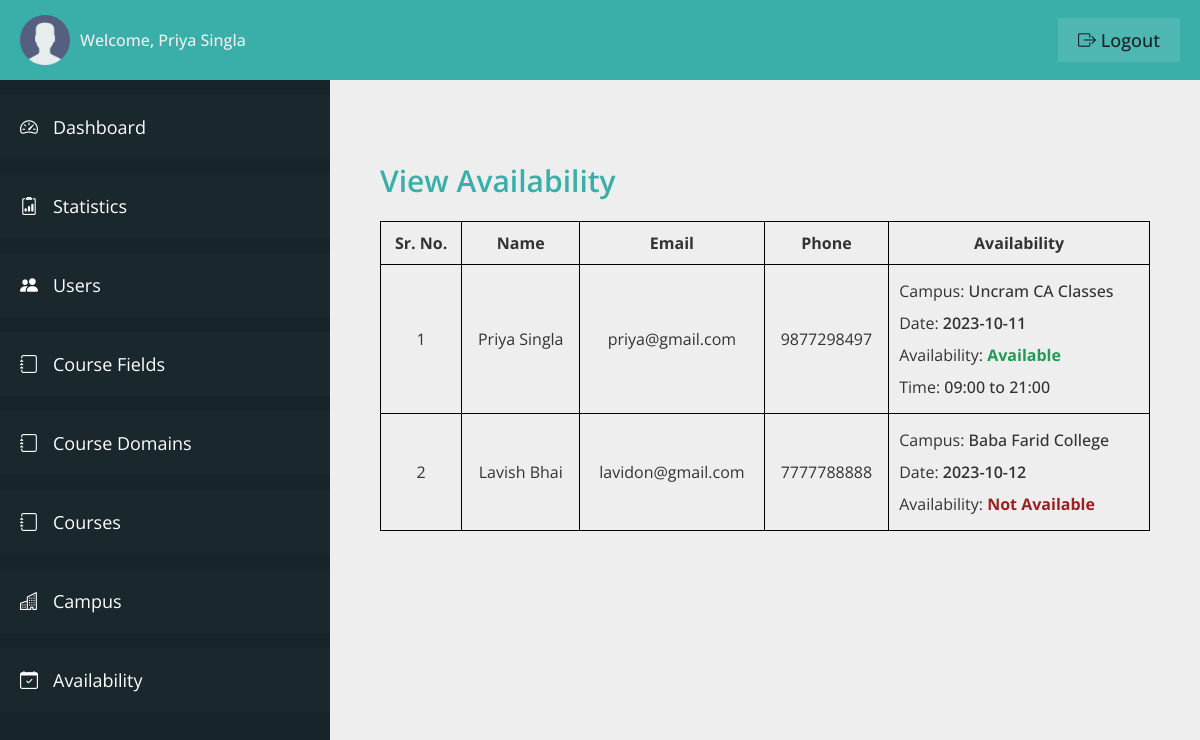
Page /admin/user-availability.php (signed in) on the committed database.
### tables this page shows
CREATE TABLE `admin_table` (
  `admin_id` int(11) NOT NULL,
  `admin_first_name` varchar(100) NOT NULL,
  `admin_last_name` varchar(100) NOT NULL,
  `admin_email` varchar(100) NOT NULL,
  `admin_password` varchar(100) NOT NULL
);

CREATE TABLE `user_table` (
  `user_id` int(11) NOT NULL,
  `user_firstname` varchar(100) NOT NULL,
  `user_lastname` varchar(100) NOT NULL,
  `user_type` varchar(20) NOT NULL,
  `user_email` varchar(100) NOT NULL,
  `user_phone` varchar(10) NOT NULL,
  `user_password` varchar(100) NOT NULL,
  `user_createdon` datetime NOT NULL DEFAULT current_timestamp()
);

CREATE TABLE `availability_table` (
  `availability_id` int(11) NOT NULL,
  `user_id` int(11) NOT NULL,
  `campus_name` varchar(100) NOT NULL,
  `availability_date` varchar(50) NOT NULL,
  `availability` varchar(50) NOT NULL,
  `time_from` varchar(50) NOT NULL,
  `time_to` varchar(50) NOT NULL,
  `added_on` datetime NOT NULL DEFAULT current_timestamp()
);

### admin/user-availability.php (the view, shortened to what this page needs)
<?php
include "../connection.php";
?>
<!DOCTYPE html>
<html lang="en">
<head>
    <link rel="stylesheet" href="css/style.css">
    <link rel="stylesheet" href="https://cdn.jsdelivr.net/npm/bootstrap-icons@1.11.0/font/bootstrap-icons.css">
</head>
<body>
    <div class="container">
        <header class="header">
            <div class="header__left">
                <img src="../img/user.png" class="admin__header-user" alt="Admin">
                <span class="header__admin-name">Welcome,
                    <?php
                    $q = "SELECT * FROM admin_table WHERE admin_id = '" . $_SESSION['adminIdVce'] . "'";
                    $r = mysqli_query($con, $q);
                    if (mysqli_num_rows($r) > 0) {
                        $row = mysqli_fetch_array($r);
                        echo $row['admin_first_name'] . ' ' . $row['admin_last_name'];
                    }
                    ?>
                </span>
            </div>
            <div class="header__right">
                <a href="logout.php" class="header__admin-logout"><i class="bi bi-box-arrow-right"></i> logout</a>
            </div>
        </header>
        <section class="sidebar">
            <ul class="sidebar__items">
                <a href="dashboard.php" class="sidebar__item-link">
                    <li class="sidebar__item">
                        <i class="bi bi-speedometer2"></i>
                        <span>Dashboard</span>
                    </li>
                </a>
                <a href="stats.php" class="sidebar__item-link">
                    <li class="sidebar__item">
                        <i class="bi bi-clipboard2-data"></i>
                        <span>Statistics</span>
                    </li>
                </a>
                <a href="users.php" class="sidebar__item-link">
                    <li class="sidebar__item">
                        <i class="bi bi-people-fill"></i>
                        <span>Users</span>
                    </li>
                </a>
                <a href="course-fields.php" class="sidebar__item-link">
                    <li class="sidebar__item">
                        <i class="bi bi-journal"></i>
                        <span>Course Fields</span>
                    </li>
                </a>
                <a href="course-domains.php" class="sidebar__item-link">
                    <li class="sidebar__item">
                        <i class="bi bi-journal"></i>
                        <span>Course Domains</span>
                    </li>
                </a>
                <a href="courses.php" class="sidebar__item-link">
                    <li class="sidebar__item">
                        <i class="bi bi-journal"></i>
                        <span>Courses</span>
                    </li>
                </a>
                <a href="campus.php" class="sidebar__item-link">
                    <li class="sidebar__item">
                        <i class="bi bi-buildings"></i>
                        <span>Campus</span>
                    </li>
                </a>
                <a href="user-availability.php" class="sidebar__item-link">
                    <li class="sidebar__item">
                        <i class="bi bi-calendar-check"></i>
                        <span>Availability</span>
                    </li>
                </a>
            </ul>
        </section>
        <main class="main__content">
            <h3 class="heading-3">View Availability</h3>
            <div class="table__container">
                <table class="table">
                    <thead>
                        <th>Sr. No.</th>
                        <th>Name</th>
                        <th>Email</th>
                        <th>Phone</th>
                        <th>Availability</th>
                    </thead>
                    <tbody>
                        <?php
                        $count = 0;
                        $select1 = "SELECT * FROM `availability_table`";
                        $query1 = mysqli_query($con, $select1);
                        if (mysqli_num_rows($query1) > 0) {
                            while ($row1 = mysqli_fetch_array($query1)) {
                                $count++;
                                $select2 = "SELECT * FROM `user_table` WHERE user_id = '" . $row1['user_id'] . "'";
                                $query2 = mysqli_query($con, $select2);
                                if (mysqli_num_rows($query2) > 0) {
                                    while ($row2 = mysqli_fetch_array($query2)) { ?>
                        <tr>
                            <td style="text-align:center;">
                                <?php echo $count; ?>
                            </td>
                            <td style="text-align:center;">
                                <?php echo $row2['user_firstname'] . " " . $row2['user_lastname']; ?>
                            </td>
                            <td style="text-align:center;">
                                <?php echo $row2['user_email']; ?>
                            </td>
                            <td style="text-align:center;">
                                <?php echo $row2['user_phone']; ?>
                            </td>
                            <td style="line-height:2;">
                                <p>Campus:
                                    <span style="font-weight:500;">
                                        <?php echo $row1['campus_name']; ?>
                                    </span>
                                </p>
                                <p>Date:
                                    <span style="font-weight:600;">
                                        <?php echo $row1['availability_date']; ?>
                                    </span>
                                </p>
                                <p>Availability:
                                    <?php
                                                    if ($row1['availability'] == 'Available') { ?>
                                    <span style="font-weight:700;color:#295;">
                                        <?php echo $row1['availability']; ?>
                                    </span>
                                    <?php
                                                    } else { ?>
                                    <span style="font-weight:700;color:#922;">
                                        <?php echo $row1['availability']; ?>
                                    </span>
                                    <?php
                                                    }
                                                    ?>
                                </p>
                                <?php
                                                if ($row1['availability'] == 'Available') { ?>
                                <p>Time:
                                    <span style="font-weight:500;"><?php echo $row1['time_from']; ?> to
                                        <?php echo $row1['time_to']; ?></span>
                                </p>
                                <?php }
                                                ?>
                            </td>
                        </tr>
                        <?php }
                                }
                            }
                        }
                        ?>
        </main>
    </div>
</body>
</html>

### admin/css/style.css (style rules this page uses)
:root { --color-primary: #3aafa9; --color-primary-dark: #2b7a78; --color-primary-light: #def2f1; --color-secondary: #17252a; --color-secondary-dark: #101a1d; --color-secondary-light: #377084; --color-grey-light-1: #999; --color-grey-light-2: #ccc; --color-grey-light-3: #eee; --color-grey-dark-1: #242424; --color-grey-dark-2: #333; --color-grey-dark-3: #474747; --color-white: #fff; --font-default: "Open Sans", sans-serif; }
*, *::before, *::after { margin: 0; padding: 0; box-sizing: inherit; }
html { font-size: 62.5%; box-sizing: border-box; }
body { color: var(--color-grey-dark-2); font-family: var(--font-default); }
.container { height: 100vh; display: grid; grid-template-columns: 33rem 1fr; grid-template-rows: 8rem calc(100vh - 8rem); }
.header { grid-column: 1 / -1; background-color: var(--color-primary); display: flex; align-items: center; justify-content: space-between; padding: 0 2rem; }
.header__left { display: flex; align-items: center; gap: 1rem; }
.admin__header-user { width: 5rem; }
.header__admin-name { font-size: 1.6rem; color: var(--color-grey-light-3); font-weight: 500; }
.header__admin-logout:link, .header__admin-logout:visited { font-size: 1.8rem; color: var(--color-secondary); background-color: rgba(255, 255, 255, 0.1); text-decoration: none; text-transform: capitalize; font-weight: 500; padding: 1rem 2rem; transition: all 0.2s; }
.sidebar { background-color: var(--color-secondary); overflow-y: scroll; padding-top: 1.5rem; scroll-behavior: smooth; }
.sidebar__item { padding: 2rem; background-color: rgba(255, 255, 255, 0.01); margin-bottom: 1.5rem; display: flex; gap: 1.5rem; transition: all 0.2s; }
.sidebar__item-link:link, .sidebar__item-link:visited { color: var(--color-white); text-decoration: none; font-size: 1.8rem; }
.main__content { background-color: var(--color-grey-light-3); padding: 8rem 5rem; overflow-y: scroll; scroll-behavior: smooth; }
.heading-3 { font-size: 3rem; font-weight: 600; color: var(--color-primary); margin-bottom: 2rem; grid-column: 1 / -1; }
.table { border-collapse: collapse; font-size: 1.6rem; width: 100%; }
th, td { border: 1px solid #000; padding: 1rem; }

### rows in the picture
admin_table: admin_first_name "Priya", admin_last_name "Singla"
availability_table: campus_name "Uncram CA Classes", availability_date "2023-10-11", availability "Available", time_from "09:00", time_to "21:00"
user_table: user_firstname "Priya", user_lastname "Singla", user_email "priya@gmail.com", user_phone "9877298497"
availability_table: campus_name "Baba Farid College", availability_date "2023-10-12", availability "Not Available"
user_table: user_firstname "Lavish", user_lastname "Bhai", user_email "lavidon@gmail.com", user_phone "7777788888"
